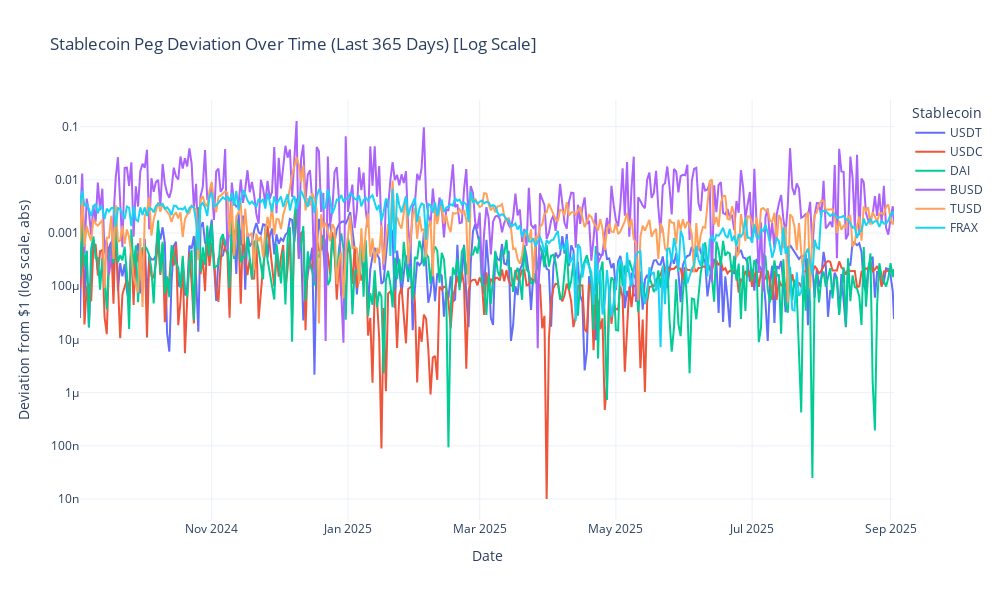

Notebook source saved alongside this figure:
### Code cell
# using plotly for interactive visualization and log scale for y-axis

import plotly.graph_objs as go
import plotly.offline as pyoff

# Create interactive chart with log scale for y-axis
fig = go.Figure()

for symbol, df_hist in historical_deviation_data.items():
    if not df_hist.empty:
        fig.add_trace(go.Scatter(
            x=df_hist["date"],
            y=df_hist["peg_deviation (USD)"].abs() + 1e-8,  # add small value to avoid log(0)
            mode='lines',
            name=symbol.upper()
        ))

fig.update_layout(
    title="Stablecoin Peg Deviation Over Time (Last 365 Days) [Log Scale]",
    xaxis_title="Date",
    yaxis_title="Deviation from $1 (log scale, abs)",
    yaxis_type="log",
    legend_title="Stablecoin",
    template="plotly_white",
    height=600,
    width=1000
)

pyoff.iplot(fig)

### Figure 1 — Plotly figure (JSON) as saved in the notebook; plotly's stock layout.template omitted (floating-point values rounded to 4 significant figures; data arrays with more than 128 entries replaced by an {"elided": "..."} marker saying what was removed)
{"data": [{"mode": "lines", "name": "USDT", "type": "scatter", "x": {"elided": "366 str values"}, "y": {"elided": "366 float values"}}, {"mode": "lines", "name": "USDC", "type": "scatter", "x": {"elided": "366 str values"}, "y": {"elided": "366 float values"}}, {"mode": "lines", "name": "DAI", "type": "scatter", "x": {"elided": "366 str values"}, "y": {"elided": "366 float values"}}, {"mode": "lines", "name": "BUSD", "type": "scatter", "x": {"elided": "366 str values"}, "y": {"elided": "366 float values"}}, {"mode": "lines", "name": "TUSD", "type": "scatter", "x": {"elided": "366 str values"}, "y": {"elided": "366 float values"}}, {"mode": "lines", "name": "FRAX", "type": "scatter", "x": {"elided": "366 str values"}, "y": {"elided": "366 float values"}}], "layout": {"height": 600, "legend": {"title": {"text": "Stablecoin"}}, "title": {"text": "Stablecoin Peg Deviation Over Time (Last 365 Days) [Log Scale]"}, "width": 1000, "xaxis": {"title": {"text": "Date"}}, "yaxis": {"title": {"text": "Deviation from $1 (log scale, abs)"}, "type": "log"}}}
